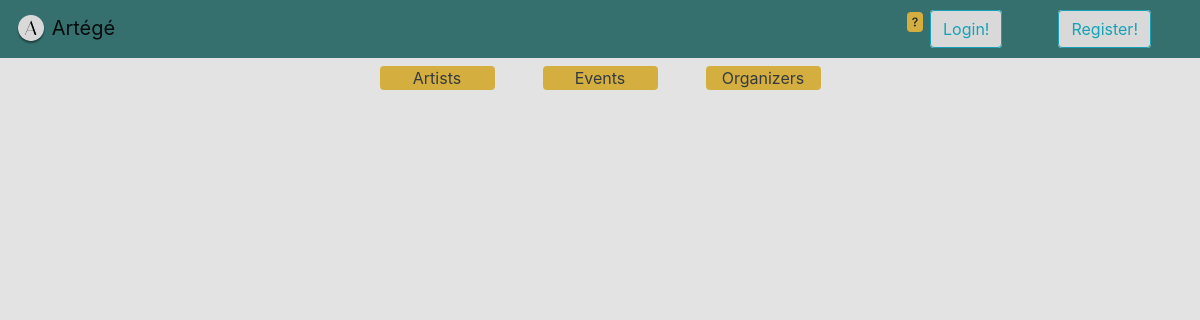
The app's page /, older data.
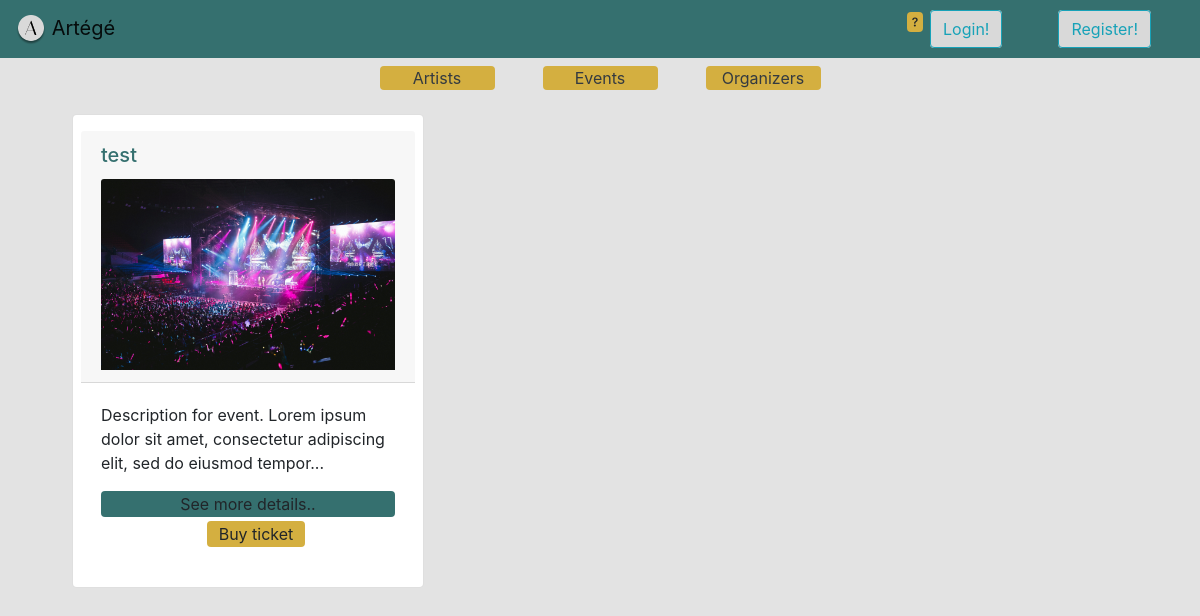
The same page, newer data.
### project_app/models.py (models this page shows)
class Event(models.Model):
    title = models.CharField(max_length=255)
    location = models.CharField(max_length=255)
    image = models.ImageField(upload_to="events", default="events/event1.jpg")
    date = models.DateTimeField()
    description = models.CharField(max_length=300, default="Description for event. Lorem ipsum dolor sit amet, consectetur adipiscing elit, sed do eiusmod tempor... ")
    available_tickets = models.IntegerField()
    artists = models.ManyToManyField(AppUser, related_name="artists")
    organizer = models.ForeignKey(AppUser, related_name="organizer", on_delete=models.CASCADE)

### project_app/views.py (the view)
# urls.py: path('', views.index, name="index"),
def index(request):
    events = Event.objects.get_queryset()
    context = {"events": events}
    return render(request, "index.html", context)

### project_app/templates/index.html (shortened to what this page needs)
{% extends "base_generic.html" %} {% block content %}
<div class="row mt-4 card-group mx-5 align-content-center">
    {% for event in events %}
    <div class="col-4 card mr-4 px-2 py-3 rounded-lg">
        <div class="card-header">
            <h5 class="card-title main-text">{{event.title}}</h5>
            <img src="{{MEDIA_URL}}{{event.image.url}}" class="card-img-top" alt="Cover image" style="max-width: 100%;">
        </div>
        <div class="card-body">
            <p class="card-text">{{event.description}}</p>
            <button class="btn rounded main-color p-0" style="width: 100%;">See more details..</button>
            <div class="row py-1 px-3 justify-content-center">
                <a class="btn rounded gold ml-3 col-4 p-0" href="{% url 'buy_ticket' event.id %}">Buy ticket</a>
            </div>
        </div>
    </div>
    {% endfor %}
</div>
{% endblock %}

### project_app/templates/base_generic.html (shortened to what this page needs)
<!DOCTYPE html>
<html lang="en">
<head>
    <link rel="stylesheet" href="https://cdn.jsdelivr.net/npm/bootstrap-icons@1.10.5/font/bootstrap-icons.css">
    <link rel="stylesheet" href="https://cdn.jsdelivr.net/npm/bootstrap@4.4.1/dist/css/bootstrap.min.css">
    {% load static %}
    <link href="{% static 'css/main.css' %}" rel="stylesheet">
</head>
<body class="grey">
    <nav class="navbar navbar-light main-color d-flex justify-content-between">
        <a class="navbar-brand" href="/">
            <img src="{% static 'img.png' %}" width="30" height="30" alt="">
            <span class="brand">Artégé</span>
        </a>
        <div class="row">
            <div class="col mx-n3">
                <i class="bi bi-question gold rounded"></i>
            </div>
            {% if user.is_authenticated %}
            <div class="mx-2 gold rounded px-2">
                <i class="bi bi-ticket-detailed-fill"></i> <a href="{% url 'tickets' %}" style="color: black">My Tickets</a>
            </div>
            <div class="dropdown">
                <button class="btn dropdown-toggle mr-3 whited rounded py-0" type="button" id="dropdownMenuButton" data-toggle="dropdown" aria-haspopup="true" aria-expanded="false">
         <i class="bi bi-person-fill"></i>username
      </button>
                <div class="dropdown-menu" aria-labelledby="dropdownMenuButton">
                    <a class="dropdown-item" href="{% url 'logout' %}">Logout
        </a>
                    <a class="dropdown-item" href="#">My Profile
        </a>
                </div>
            </div>
            {% else %}
            <div class="mr-5 mx-2 whited rounded">
                <a href="{% url 'login' %}">
                    <button class="btn rounded btn-outline-info">Login!</button>
                </a>
            </div>
            <div class="mr-5 mx-2 whited rounded">
                <a href="{% url 'register' %}">
                    <button class="btn rounded btn-outline-info">Register!</button>
                </a>
            </div>
            {% endif %}
        </div>
    </nav>
    <div class="mx-4">
        <div class="mt-2 d-flex justify-content-center align-items-center">
            <div class="col gold rounded mx-5 text-center">
                <a href="/artists" class="text-dark text-decoration-none">
                    <span class="">Artists</span>
                </a>
            </div>
            <div class="col gold rounded text-center">
                <a href="/" class="text-dark text-decoration-none">
                    <span class="">Events</span>
                </a>
            </div>
            <div class="col gold rounded mx-5 text-center">
                <a href="/organizers" class="text-dark text-decoration-none">
                    <span class="">Organizers</span>
                </a>
            </div>
        </div>
        {% block content %}{% endblock %}
    </div>
</body>
</html>

### project_app/static/css/main.css (style rules this page uses)
.gold { background-color: #D4AF40; max-width: 115px; }
.main-color { background-color: #35706F; }
.whited { background-color: #D9D9D9; }
.grey { background-color: #e3e3e3; }
.main-text { color: #35706F; }

### project_app/templates/base_generic.html (style rules this page uses)
.main-text { color: #35706F; }

Row changes from the older to the newer data that the page shows:
added Event: title "test", image (picture), description "Description for event. Lorem ipsum dolor sit amet, consectetur adipiscing elit, sed do eiusmod tempor..."
